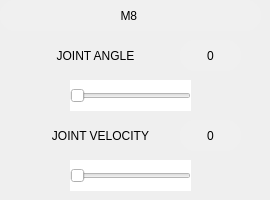
      <widget class="QWidget" name="M8Page">
       <widget class="QPushButton" name="M8AngleMinus">
        <property name="geometry">
         <rect>
          <x>20</x>
          <y>80</y>
          <width>41</width>
          <height>31</height>
         </rect>
        </property>
        <property name="styleSheet">
         <string notr="true">background-color: rgb(255, 255, 255);</string>
        </property>
        <property name="text">
         <string/>
        </property>
        <property name="icon">
         <iconset>
          <normaloff>C:/Users/asadr/Downloads/icons8-minus-50.png</normaloff>C:/Users/asadr/Downloads/icons8-minus-50.png</iconset>
        </property>
        <property name="iconSize">
         <size>
          <width>25</width>
          <height>28</height>
         </size>
        </property>
        <property name="flat">
         <bool>true</bool>
        </property>
       </widget>
       <widget class="QPushButton" name="M8AnglePlus">
        <property name="geometry">
         <rect>
          <x>200</x>
          <y>80</y>
          <width>41</width>
          <height>31</height>
         </rect>
        </property>
        <property name="styleSheet">
         <string notr="true">background-color: rgb(255, 255, 255);</string>
        </property>
        <property name="text">
         <string/>
        </property>
        <property name="icon">
         <iconset>
          <normaloff>C:/Users/asadr/Downloads/icons8-plus-50 (1).png</normaloff>C:/Users/asadr/Downloads/icons8-plus-50 (1).png</iconset>
        </property>
        <property name="iconSize">
         <size>
          <width>25</width>
          <height>28</height>
         </size>
        </property>
        <property name="flat">
         <bool>true</bool>
        </property>
       </widget>
       <widget class="QSlider" name="M8VelocitySlider">
        <property name="geometry">
         <rect>
          <x>70</x>
          <y>160</y>
          <width>121</width>
          <height>31</height>
         </rect>
        </property>
        <property name="styleSheet">
         <string notr="true">background-color: rgb(255, 255, 255);</string>
        </property>
        <property name="orientation">
         <enum>Qt::Horizontal</enum>
        </property>
       </widget>
       <widget class="QPushButton" name="pushButton_98">
        <property name="geometry">
         <rect>
          <x>30</x>
          <y>40</y>
          <width>121</width>
          <height>31</height>
         </rect>
        </property>
        <property name="styleSheet">
         <string notr="true">background-color: rgb(255, 255, 255);
font: 63 10pt &quot;Yu Gothic UI Semibold&quot;;</string>
        </property>
        <property name="text">
         <string>   JOINT ANGLE</string>
        </property>
        <property name="icon">
         <iconset>
          <normaloff>C:/Users/asadr/Downloads/icons8-data-setting-50 (1).png</normaloff>C:/Users/asadr/Downloads/icons8-data-setting-50 (1).png</iconset>
        </property>
        <property name="iconSize">
         <size>
          <width>20</width>
          <height>20</height>
         </size>
        </property>
        <property name="flat">
         <bool>true</bool>
        </property>
       </widget>
       <widget class="QPushButton" name="M8VelocityMinus">
        <property name="geometry">
         <rect>
          <x>20</x>
          <y>160</y>
          <width>41</width>
          <height>31</height>
         </rect>
        </property>
        <property name="styleSheet">
         <string notr="true">background-color: rgb(255, 255, 255);</string>
        </property>
        <property name="text">
         <string/>
        </property>
        <property name="icon">
         <iconset>
          <normaloff>C:/Users/asadr/Downloads/icons8-minus-50.png</normaloff>C:/Users/asadr/Downloads/icons8-minus-50.png</iconset>
        </property>
        <property name="iconSize">
         <size>
          <width>25</width>
          <height>28</height>
         </size>
        </property>
        <property name="flat">
         <bool>true</bool>
        </property>
       </widget>
       <widget class="QLabel" name="M8VelocityLabel">
        <property name="geometry">
         <rect>
          <x>180</x>
          <y>120</y>
          <width>61</width>
          <height>31</height>
         </rect>
        </property>
        <property name="styleSheet">
         <string notr="true">border-radius: 15px;
background-color: rgb(240, 240, 240);
font: 63 9pt &quot;Yu Gothic UI Semibold&quot;;</string>
        </property>
        <property name="text">
         <string>0</string>
        </property>
        <property name="alignment">
         <set>Qt::AlignCenter</set>
        </property>
       </widget>
       <widget class="QLabel" name="label_66">
        <property name="geometry">
         <rect>
          <x>0</x>
          <y>0</y>
          <width>261</width>
          <height>31</height>
         </rect>
        </property>
        <property name="styleSheet">
         <string notr="true">background-color: rgb(240, 240, 240);
border-radius: 15px;
font: 63 10pt &quot;Yu Gothic UI Semibold&quot;;</string>
        </property>
        <property name="text">
         <string>M8 </string>
        </property>
        <property name="alignment">
         <set>Qt::AlignCenter</set>
        </property>
       </widget>
       <widget class="QSlider" name="M8AngleSlider">
        <property name="geometry">
         <rect>
          <x>70</x>
          <y>80</y>
          <width>121</width>
          <height>31</height>
         </rect>
        </property>
        <property name="styleSheet">
         <string notr="true">background-color: rgb(255, 255, 255);</string>
        </property>
        <property name="orientation">
         <enum>Qt::Horizontal</enum>
        </property>
       </widget>
       <widget class="QPushButton" name="M8VelocityPlus">
        <property name="geometry">
         <rect>
          <x>200</x>
          <y>160</y>
          <width>41</width>
          <height>31</height>
         </rect>
        </property>
        <property name="styleSheet">
         <string notr="true">background-color: rgb(255, 255, 255);</string>
        </property>
        <property name="text">
         <string/>
        </property>
        <property name="icon">
         <iconset>
          <normaloff>C:/Users/asadr/Downloads/icons8-plus-50 (1).png</normaloff>C:/Users/asadr/Downloads/icons8-plus-50 (1).png</iconset>
        </property>
        <property name="iconSize">
         <size>
          <width>25</width>
          <height>28</height>
         </size>
        </property>
        <property name="flat">
         <bool>true</bool>
        </property>
       </widget>
       <widget class="QLabel" name="M8AngleLabel">
        <property name="geometry">
         <rect>
          <x>180</x>
          <y>40</y>
          <width>61</width>
          <height>31</height>
         </rect>
        </property>
        <property name="styleSheet">
         <string notr="true">border-radius: 15px;
background-color: rgb(240, 240, 240);
font: 63 9pt &quot;Yu Gothic UI Semibold&quot;;</string>
        </property>
        <property name="frameShape">
         <enum>QFrame::Box</enum>
        </property>
        <property name="text">
         <string>0</string>
        </property>
        <property name="alignment">
         <set>Qt::AlignCenter</set>
        </property>
       </widget>
       <widget class="QPushButton" name="pushButton_101">
        <property name="geometry">
         <rect>
          <x>20</x>
          <y>120</y>
          <width>151</width>
          <height>31</height>
         </rect>
        </property>
        <property name="styleSheet">
         <string notr="true">background-color: rgb(255, 255, 255);
font: 63 10pt &quot;Yu Gothic UI Semibold&quot;;</string>
        </property>
        <property name="text">
         <string>   JOINT VELOCITY</string>
        </property>
        <property name="icon">
         <iconset>
          <normaloff>C:/Users/asadr/Downloads/icons8-speedometer-64.png</normaloff>C:/Users/asadr/Downloads/icons8-speedometer-64.png</iconset>
        </property>
        <property name="iconSize">
         <size>
          <width>22</width>
          <height>22</height>
         </size>
        </property>
        <property name="flat">
         <bool>true</bool>
        </property>
       </widget>
      </widget>
